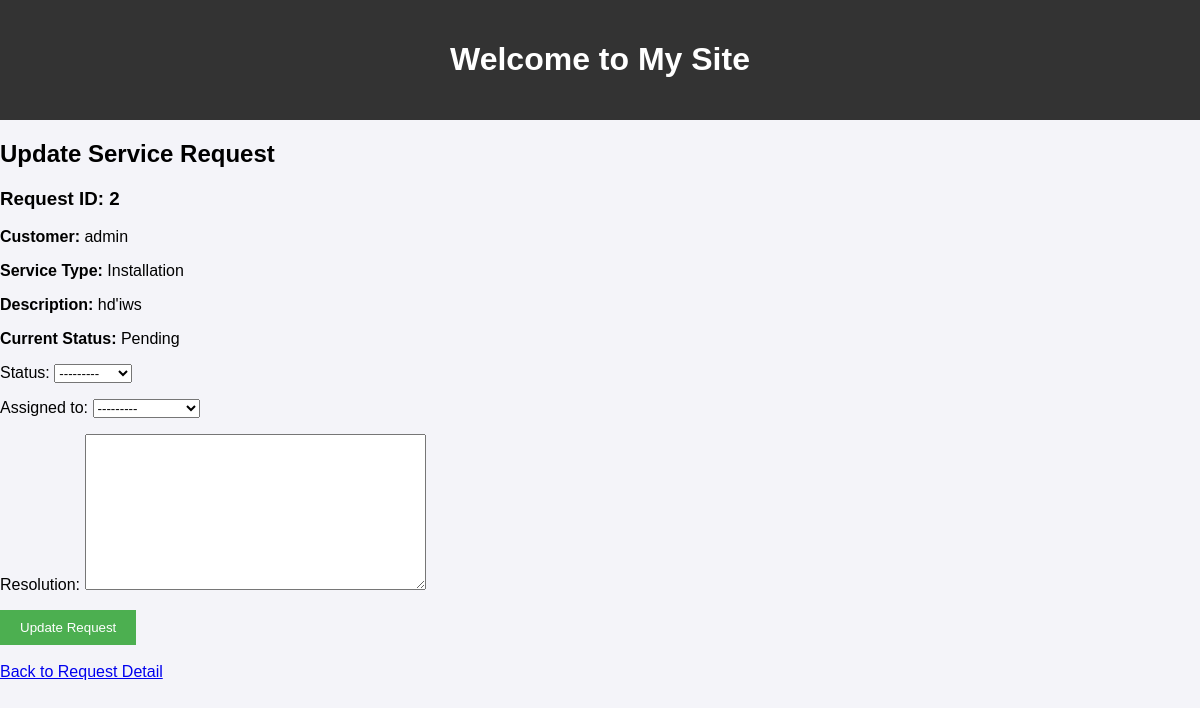
The app's page /service/update_service_request/2/ (signed in) with its own data.
### customer_service/models.py (models this page shows, shortened)
class ServiceRequest(models.Model):
    customer = models.ForeignKey(User, on_delete=models.CASCADE)
    service_type = models.CharField(max_length=100)
    description = models.TextField()
    file_attachment = models.FileField(upload_to='service_requests/', null=True, blank=True)
    status = models.CharField(max_length=50, choices=[('open', 'Open'), ('resolved', 'Resolved')])
    assigned_to = models.ForeignKey(User, on_delete=models.SET_NULL, null=True, blank=True, related_name="assigned_requests")
    resolution = models.TextField(null=True, blank=True)
    created_at = models.DateTimeField(auto_now_add=True)
    updated_at = models.DateTimeField(auto_now=True)

### customer_service/views.py (the view)
# urls.py: path('update_service_request/<int:request_id>/', views.update_service_request, name='update_service_request'),  # Update service request
@login_required
def update_service_request(request, request_id):
    try:
        service_request = ServiceRequest.objects.get(id=request_id)
    except ServiceRequest.DoesNotExist:
        messages.error(request, 'Service request not found.')
        return redirect('service_requests')
    if not request.user.is_staff:
        messages.error(request, 'You do not have permission to update this request.')
        return redirect('service_requests')
    if request.method == 'POST':
        form = ServiceRequestUpdateForm(request.POST, instance=service_request)
        if form.is_valid():
            form.save()
            messages.success(request, 'Service request status updated successfully!')
            return redirect('service_request_detail', request_id=request_id)
        else:
            messages.error(request, 'There was an error updating the service request.')
    else:
        form = ServiceRequestUpdateForm(instance=service_request)
    return render(request, 'customer_service/update_service_request.html', {'form': form, 'service_request': service_request})

### customer_service/forms.py (shortened to what this page needs)
class ServiceRequestUpdateForm(forms.ModelForm):
    class Meta:
        model = ServiceRequest
        fields = ['status', 'assigned_to', 'resolution']

### customer_service/templates/customer_service/update_service_request.html (shortened to what this page needs)
{% extends 'base_generic.html' %}
{% block content %}
  <h2>Update Service Request</h2>
  <h3>Request ID: {{ service_request.id }}</h3>
  <p><strong>Customer:</strong> {{ service_request.customer.username }}</p>
  <p><strong>Service Type:</strong> {{ service_request.service_type }}</p>
  <p><strong>Description:</strong> {{ service_request.description }}</p>
  <p><strong>Current Status:</strong> {{ service_request.status }}</p>
  <form method="post">
    {{ form.as_p }}
    <button type="submit" class="btn btn-primary">Update Request</button>
  </form>
  <br>
  <a href="{% url 'service_request_detail' service_request.id %}">Back to Request Detail</a>
{% endblock %}

### static/styles.css (style rules this page uses)
body { font-family: Arial, sans-serif; background-color: #f4f4f9; margin: 0; padding: 0; }
.btn { background-color: #4CAF50; color: white; padding: 10px 20px; border: none; cursor: pointer; }

### records on screen
ServiceRequest: id "2", customer.username "admin", service_type "Installation", description "hd'iws", status "Pending", status "---------", assigned_to "---------"
